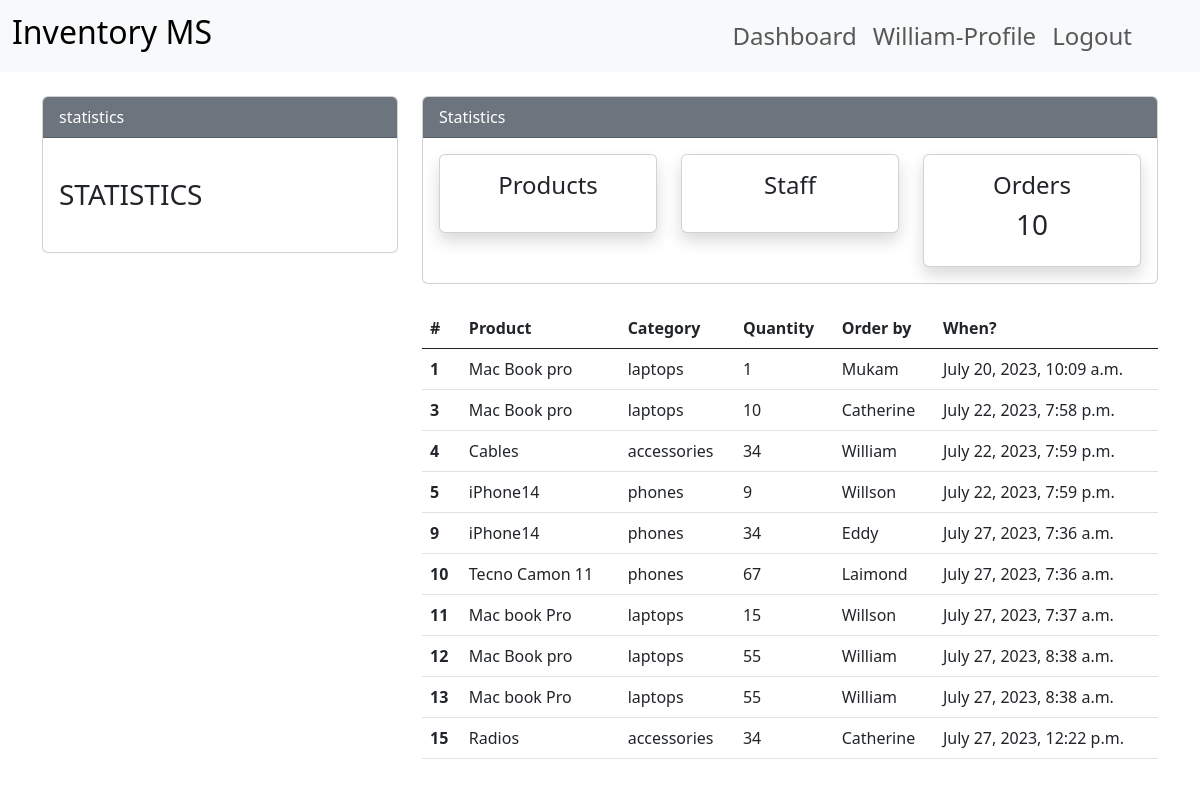
Page /dashboard/orders/ (signed in) on the committed database.
### apps/dashboard/models.py (models this page shows, shortened)
class OrderModel(models.Model):
    name_product=models.ForeignKey(ProductModel,on_delete=models.CASCADE)
    client_name=models.ForeignKey(User, on_delete=models.CASCADE)
    qty_ordered=models.PositiveIntegerField()
    time_of_order=models.DateTimeField(auto_now_add=True)

class ProductModel(models.Model):
    product_name=models.CharField(max_length=200, help_text='Name or S/N')
    qty=models.PositiveIntegerField()
    category=models.CharField(max_length=90,choices=category, default='phones')
    time_of_purchase=models.DateTimeField(auto_created=True)
    def __str__(self) -> str:
        return self.product_name

### apps/dashboard/views.py (the view)
# urls.py: path('orders/',views.orders, name='orders'),
@login_required(login_url='login_user')
def orders(request):
    all_orders=OrderModel.objects.all().order_by('time_of_order')
    orders_count=all_orders.count()
    dictionary={
        'all_orders':all_orders,
        'orders_count':orders_count,
    }
    return render(request, 'dashboard/orders.html',dictionary)

### templates/dashboard/orders.html (shortened to what this page needs)
{% extends 'common/base.html'%}
{%load static%}
   {% block content%}
   {% include 'common/statistics.html'%}
    <div class="container">
      <div class="row my-4">
          <div class="col-md-4">
          </div>
          <div class="col-md-8">
              <table class="table bg-white">
                  <thead class="bg-dark">
                      <tr class="text-white">
                          <th scope="col">#</th>
                          <th scope="col">Product</th>
                          <th scope="col">Category</th>
                          <th scope="col">Quantity</th>
                          <th scope="col">Order by</th>
                          <th scope="col">When?</th>
                      </tr>
                  </thead>
                  <tbody>
                    {% for order in all_orders%}
                      <tr>
                          <th scope="row">{{order.id}}</th>
                          <td>{{order.name_product}}</td>
                          <td>{{order.name_product.category}}</td>
                          <td>{{order.qty_ordered}}</td>
                          <td>{{order.client_name.username}}</td>
                          <td>{{order.time_of_order}}</td>
                      </tr>
                      {%endfor%}
                  </tbody>
              </table>
          </div>
      </div>
  </div>
   {%endblock%}

### templates/common/base.html (shortened to what this page needs)
{% load static%}
<!doctype html>
<html lang="en">
  <head>
    <link rel="stylesheet" href="{% static 'css/style.css' %}">
    <link href="https://cdn.jsdelivr.net/npm/bootstrap@5.3.0/dist/css/bootstrap.min.css" rel="stylesheet">
    <link rel="stylesheet" href="{% static 'css/bootstrap.css'%}">
  </head>
  <body>
    {% include 'common/nav.html'%}
    {% block content%}
    {%endblock%}
  </body>
</html>

### templates/common/nav.html (shortened to what this page needs)
 <!doctype html>
<html lang="en">
  <head>
    <link href="https://cdn.jsdelivr.net/npm/bootstrap@5.3.0/dist/css/bootstrap.min.css" rel="stylesheet">
   </head>
  <body>
    <nav class="navbar navbar-expand-lg bg-body-tertiary">
        <div class="container-fluid">
          <a class="navbar-brand" href="#!"><h2>Inventory MS</h2></a>
          <div class="collapse navbar-collapse" id="navbarNav">
            {% if user.is_authenticated%}
            <ul class="navbar-nav  ms-auto mx-5">
              <li class="nav-item">
                <a class="nav-link" href="{% url 'index_home'%}"><span class="h4">Dashboard</span></a>
              </li>
            <li class="nav-item">
              <a class="nav-link" href="{% url 'profile'%}"><span class="h4">{{user.username}}-Profile</span></a>
            </li>
            <li class="nav-item">
              <a class="nav-link" href="{% url 'logout_user'%}"><span class="h4">Logout</span></a>
            </li>
            {%endif%}
          </div>
        </div>
      </nav>
  </body>
</html>

### templates/common/statistics.html (shortened to what this page needs)
    <!doctype html>
    <html lang="en">
      <head>
        <link href="https://cdn.jsdelivr.net/npm/bootstrap@5.3.0/dist/css/bootstrap.min.css" rel="stylesheet">
       </head>
      <body>
    <div class="container">
        <div class="row mt-4">
            <div class="col-md-4">
                <div class="card">
                    <div class="card-header bg-secondary text-white">
                        statistics
                    </div>
                    <div class="card-body">
                        <marquee behavior="" direction="">
                            <h3 class="my-4">STATISTICS</h3>
                        </marquee>
                    </div>
                </div>
            </div>
            <div class="col-md-8">
                <div class="card">
                    <div class="card-header bg-secondary text-white">
                        Statistics
                    </div>
                    <div class="card-body">
                        <div class="row">
                            <div class="col-md-4">
                                <a class="text-decoration-none text-dark" href="{% url 'products'%}">
                                    <div class="card my-card shadow text-center p-3">
                                        <h4>Products</h4>
                                    </div>
                                </a>
                            </div>
                            <div class="col-md-4">
                                <a class="text-decoration-none text-dark" href="{% url 'staffs'%}">
                                    <div class="card my-card shadow text-center p-3">
                                        <h4>Staff </h4>
                                    </div>
                                </a>
                            </div>
                            <div class="col-md-4">
                                <a class="text-decoration-none text-dark" href="{% url 'orders'%}">
                                    <div class="card my-card shadow text-center p-3">
                                        <h4>Orders</h4>
                                        <h3>{{orders_count}}</h3>
                                    </div>
                                </a>
                            </div>
                        </div>
                    </div>
                </div>
            </div>
        </div>
    </div>
      </body>
    </html>

### static/css/style.css (style rules this page uses)
body { background: rgb(230, 227, 227); }

### templates/common/nav.html (style rules this page uses)
li { list-style-type: none; }

### rows in the picture
OrderModel: id "1", name_product "Mac Book pro", name_product.category "laptops", qty_ordered "1", client_name.username "Mukam", time_of_order "July 20, 2023, 10:09 a.m."
OrderModel: id "3", name_product "Mac Book pro", name_product.category "laptops", qty_ordered "10", client_name.username "Catherine", time_of_order "July 22, 2023, 7:58 p.m."
OrderModel: id "4", name_product "Cables", name_product.category "accessories", qty_ordered "34", client_name.username "William", time_of_order "July 22, 2023, 7:59 p.m."
OrderModel: id "5", name_product "iPhone14", name_product.category "phones", qty_ordered "9", client_name.username "Willson", time_of_order "July 22, 2023, 7:59 p.m."
OrderModel: id "9", name_product "iPhone14", name_product.category "phones", qty_ordered "34", client_name.username "Eddy", time_of_order "July 27, 2023, 7:36 a.m."
OrderModel: id "10", name_product "Tecno Camon 11", name_product.category "phones", qty_ordered "67", client_name.username "Laimond", time_of_order "July 27, 2023, 7:36 a.m."
OrderModel: id "11", name_product "Mac book Pro", name_product.category "laptops", qty_ordered "15", client_name.username "Willson", time_of_order "July 27, 2023, 7:37 a.m."
OrderModel: id "12", name_product "Mac Book pro", name_product.category "laptops", qty_ordered "55", client_name.username "William", time_of_order "July 27, 2023, 8:38 a.m."
OrderModel: id "13", name_product "Mac book Pro", name_product.category "laptops", qty_ordered "55", client_name.username "William", time_of_order "July 27, 2023, 8:38 a.m."
OrderModel: id "15", name_product "Radios", name_product.category "accessories", qty_ordered "34", client_name.username "Catherine", time_of_order "July 27, 2023, 12:22 p.m."

### other values in the picture
{{ user.username }} "William"
{{ orders_count }} "10"
